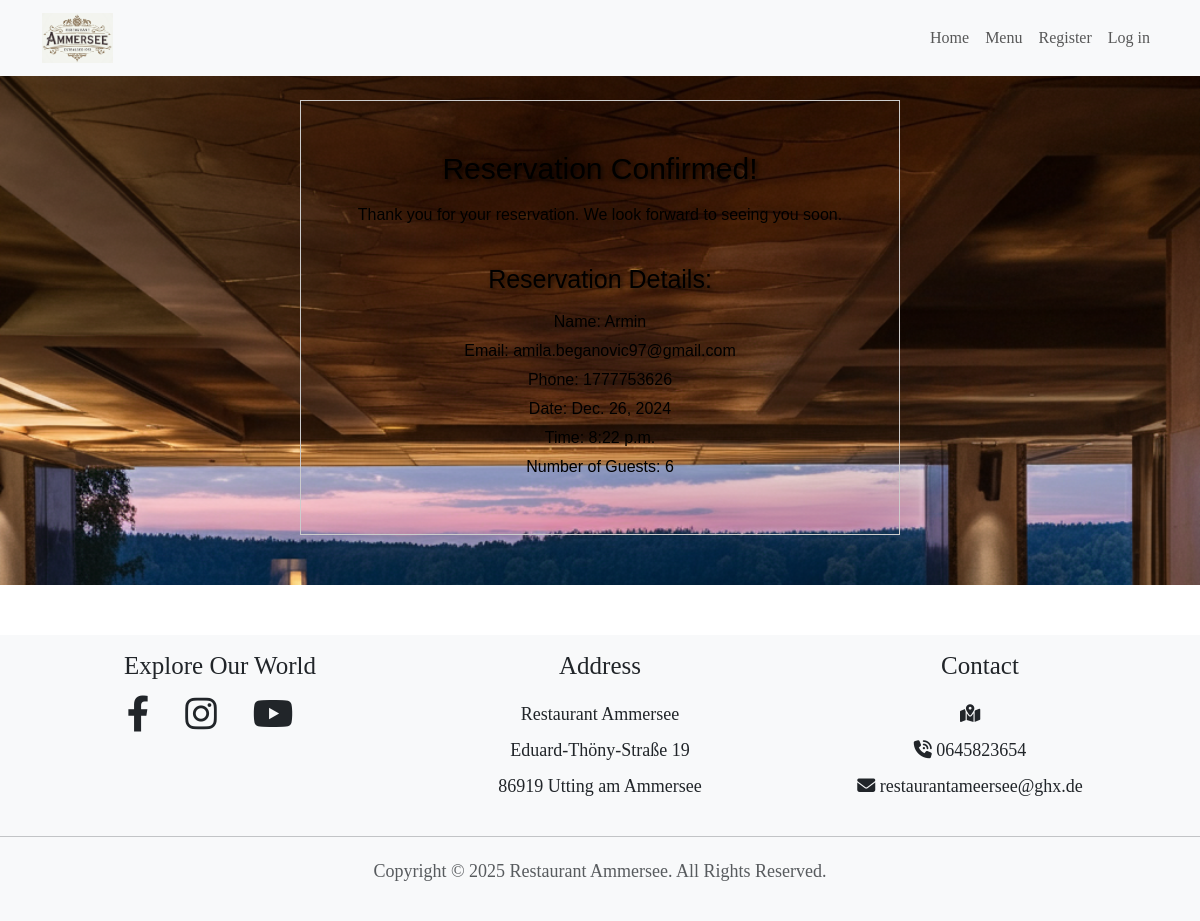
Page /restaurant/confirmation/31/ on the earlier database version.
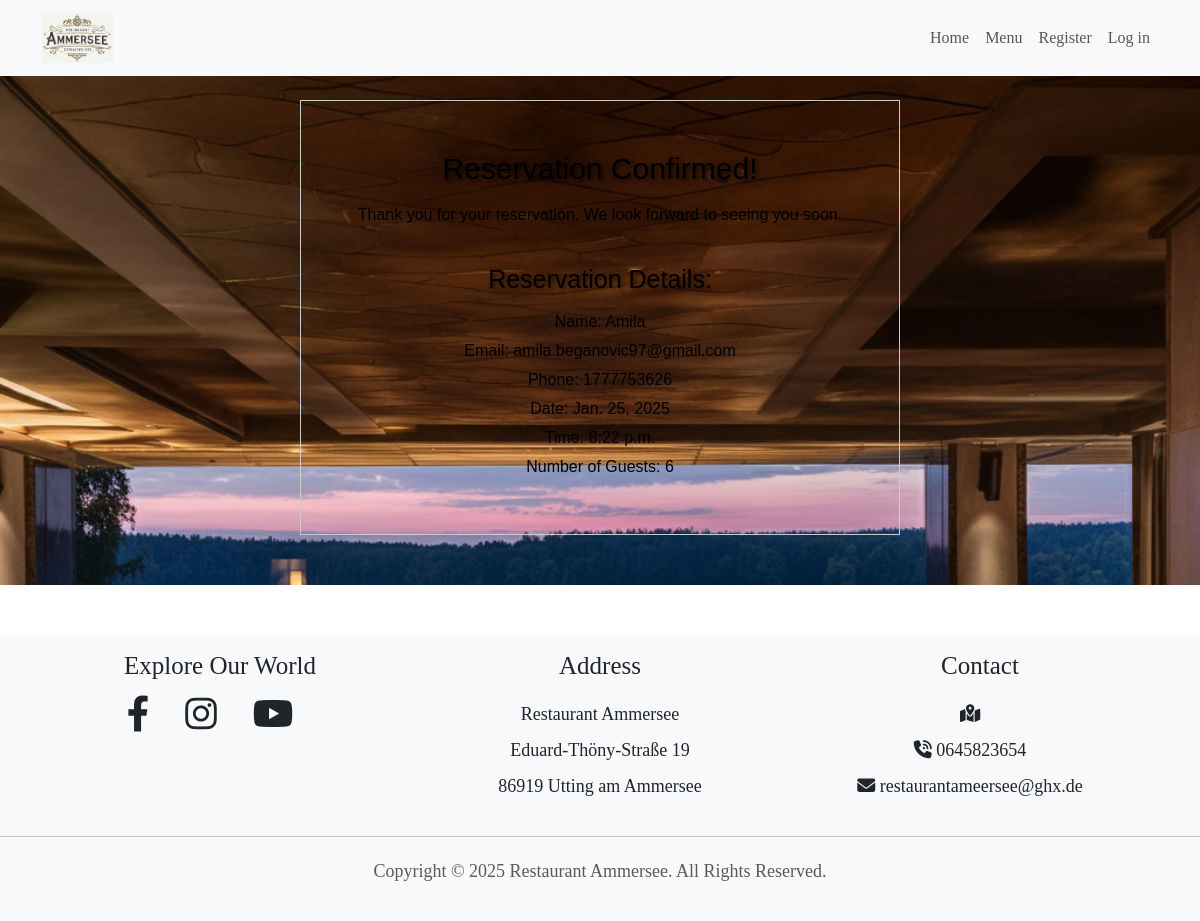
Same page on the later database version.
### restaurant/models.py (models this page shows, shortened)
class Reservation(models.Model):
    time = models.TimeField(blank=False, null=False)
    num_people = models.IntegerField(
        validators=[MinValueValidator(1)]  # Ensure the number of people is at least 1
    )
    name = models.CharField(max_length=200)
    email = models.EmailField(validators=[EmailValidator()], blank=True, null=True)  # Allow blank email
    phone = models.CharField(
        max_length=20, validators=[RegexValidator(r"^\+?\d{9,15}$")]  # Validate phone number format
    )
    date = models.DateField(validators=[validate_future_date])  # Use the custom validator
    user = models.ForeignKey(
        settings.AUTH_USER_MODEL, on_delete=models.CASCADE, null=True, blank=True  # Link to the User model
    )

### restaurant/views.py (the view)
def reservation_confirmation(request, reservation_id):
    reservation = get_object_or_404(
        Reservation, pk=reservation_id
    )  # Retrieve the reservation or return 404
    return render(
        request,
        "reservations/reservation_confirmation.html",
        {"reservation": reservation},
    )

### restaurant/templates/reservations/reservation_confirmation.html (shortened to what this page needs)
{% extends 'base.html' %}
{% load static %}
{% block content %}
<link rel="stylesheet" href="{% static 'css/reservations.css' %}">
<div class="reservation-confirmation">
    <h1>Reservation Confirmed!</h1>
    <p>Thank you for your reservation. We look forward to seeing you soon.</p>
    <h2>Reservation Details:</h2>
    <p>Name: {{ reservation.name }}</p>
    <p>Email: {{ reservation.email }}</p>
    <p>Phone: {{ reservation.phone }}</p>
    <p>Date: {{ reservation.date }}</p>
    <p>Time: {{ reservation.time }}</p>
    <p>Number of Guests: {{ reservation.num_people }}</p>
</div>
{% endblock %}

Differences in the rows shown:
changed Reservation "amila.beganovic97@gmail.com": name "Armin" → "Amila"; date "Dec. 26, 2024" → "Jan. 25, 2025"
